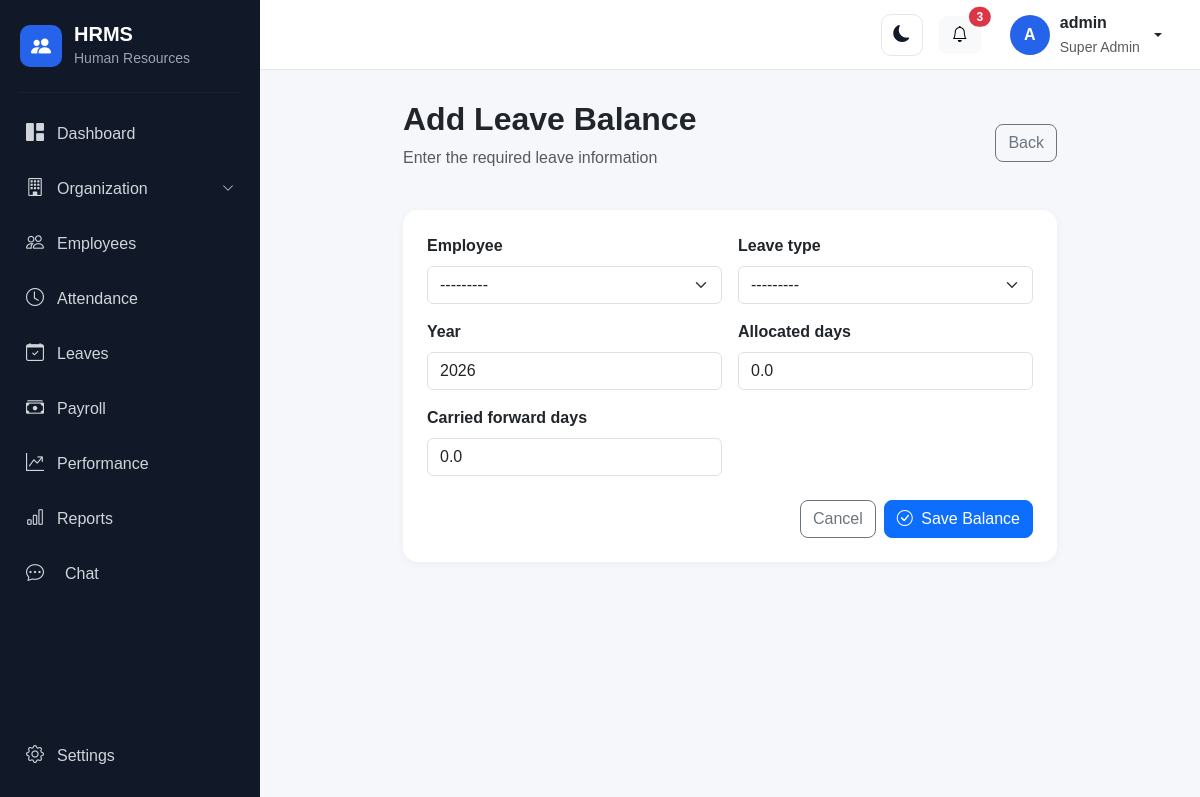
The app's page /leaves/balance/create/ (signed in) with its own data.
### account/models.py (models this page shows, shortened)
class User(AbstractUser):
    class Role(models.TextChoices):
        SUPER_ADMIN = "SUPER_ADMIN", "Super Admin"
        HR_ADMIN = "HR_ADMIN", "HR Admin"
        MANAGER = "MANAGER", "Manager"
        EMPLOYEE = "EMPLOYEE", "Employee"
        RECRUITER = "RECRUITER", "Recruiter"
        PAYROLL_ADMIN = "PAYROLL_ADMIN", "Payroll Admin"
    objects = HRMSUserManager()
    role = models.CharField(
        max_length=30,
        choices=Role.choices,
        default=Role.EMPLOYEE,
    )
    phone = models.CharField(
        max_length=15,
        blank=True,
        null=True,
    )
    profile_picture = models.ImageField(
        upload_to="profile_pictures/",
        blank=True,
        null=True,
    )
    must_change_password = models.BooleanField(
        default=False,
        help_text="If enabled, the user must change their password after logging in.",
    )

### employees/models.py (models this page shows)
class Employee(models.Model):
    class Role(models.TextChoices):
        EMPLOYEE = "EMPLOYEE", "Employee"
        MANAGER = "MANAGER", "Manager"
        HR_ADMIN = "HR_ADMIN", "HR Admin"
        SUPER_ADMIN = "SUPER_ADMIN", "Super Admin"
    class Gender(models.TextChoices):
        MALE = "MALE", "Male"
        FEMALE = "FEMALE", "Female"
        OTHER = "OTHER", "Other"
    class EmploymentType(models.TextChoices):
        FULL_TIME = "FULL_TIME", "Full Time"
        PART_TIME = "PART_TIME", "Part Time"
        CONTRACT = "CONTRACT", "Contract"
        INTERN = "INTERN", "Intern"
    class EmploymentStatus(models.TextChoices):
        ACTIVE = "ACTIVE", "Active"
        BENCH = "BENCH", "Bench"
        ON_LEAVE = "ON_LEAVE", "On Leave"
        RESIGNED = "RESIGNED", "Resigned"
        TERMINATED = "TERMINATED", "Terminated"
        RETIRED = "RETIRED", "Retired"
    user = models.OneToOneField(
        settings.AUTH_USER_MODEL,
        on_delete=models.SET_NULL,
        null=True,
        blank=True,
        related_name="employee_profile",
    )
    role = models.CharField(
        max_length=20,
        choices=Role.choices,
        default=Role.EMPLOYEE,
    )
    employee_id = models.CharField(
        max_length=20,
        unique=True,
    )
    first_name = models.CharField(
        max_length=100,
    )
    middle_name = models.CharField(
        max_length=100,
        blank=True,
    )
    last_name = models.CharField(
        max_length=100,
    )
    date_of_birth = models.DateField(
        null=True,
        blank=True,
    )
    gender = models.CharField(
        max_length=20,
        choices=Gender.choices,
        blank=True,
    )
    email = models.EmailField(
        blank=True,
    )
    phone = models.CharField(
        max_length=20,
        blank=True,
    )
    alternate_phone = models.CharField(
        max_length=20,
        blank=True,
    )
    address = models.TextField(
        blank=True,
    )
    city = models.CharField(
        max_length=100,
        blank=True,
    )
    state = models.CharField(
        max_length=100,
        blank=True,
    )
    country = models.CharField(
        max_length=100,
        default="India",
    )
    postal_code = models.CharField(
        max_length=20,
        blank=True,
    )
    company = models.ForeignKey(
        "organization.Company",
        on_delete=models.PROTECT,
        related_name="employees",
        null=True,
        blank=True
    )
    department = models.ForeignKey(
        "organization.Department",
        on_delete=models.PROTECT,
        related_name="employees",
        null=True,
        blank=True,
    )
    designation = models.ForeignKey(
        "organization.Designation",
        on_delete=models.PROTECT,
        related_name="employees",
        null=True,
        blank=True,
    )
    branch = models.ForeignKey(
        "organization.Branch",
        on_delete=models.PROTECT,
        related_name="employees",
        null=True,
        blank=True,
    )
    work_location = models.ForeignKey(
        "organization.WorkLocation",
        on_delete=models.PROTECT,
        related_name="employees",
        null=True,
        blank=True,
    )
    employment_type = models.CharField(
        max_length=20,
        choices=EmploymentType.choices,
        default=EmploymentType.FULL_TIME,
    )
    employment_status = models.CharField(
        max_length=20,
        choices=EmploymentStatus.choices,
        default=EmploymentStatus.ACTIVE,
    )
    joining_date = models.DateField()
    confirmation_date = models.DateField(
        null=True,
        blank=True,
    )
    resignation_date = models.DateField(
        null=True,
        blank=True,
    )
    termination_date = models.DateField(
        null=True,
        blank=True,
    )
    reporting_manager = models.ForeignKey(
        "self",
        on_delete=models.SET_NULL,
        null=True,
        blank=True,
        related_name="team_members",
    )
    profile_photo = models.ImageField(
        upload_to="employees/profile/",
        blank=True,
        null=True,
    )
    created_at = models.DateTimeField(
        auto_now_add=True,
    )
    updated_at = models.DateTimeField(
        auto_now=True,
    )
    class Meta:
        ordering = ["first_name", "last_name"]
    def __str__(self):
        return f"{self.employee_id} - {self.get_full_name()}"
    def get_full_name(self):
        return " ".join(
            filter(
                None,
                [
                    self.first_name,
                    self.middle_name,
                    self.last_name,
                ],
            )
        )

### leaves/views.py (the view)
@login_required
def leave_balance_create(request):
    if request.method == "POST":
        form = LeaveBalanceForm(
            request.POST
        )
        if form.is_valid():
            form.save()
            messages.success(
                request,
                "Leave balance created successfully.",
            )
            return redirect(
                "leave_balance"
            )
    else:
        form = LeaveBalanceForm(
            initial={
                "year": timezone.localdate().year,
            }
        )
    return render(
        request,
        "leave/leave_form.html",
        {
            "form": form,
            "title": "Add Leave Balance",
            "button_text": "Save Balance",
        },
    )

### templates/leave/leave_form.html (shortened to what this page needs)
{% extends "base.html" %}
{% block content %}
<div class="row justify-content-center">
    <div class="col-xl-9">
        <div class="d-flex justify-content-between align-items-center mb-4">
            <div>
                <h2 class="fw-bold">
                    {{ title }}
                </h2>
                <p class="text-muted">
                    Enter the required leave information
                </p>
            </div>
            <a
                href="{% url 'leave_dashboard' %}"
                class="btn btn-outline-secondary"
            >
                Back
            </a>
        </div>
        <div class="card dashboard-card">
            <div class="card-body p-4">
                <form
                    method="POST"
                    enctype="multipart/form-data"
                >
                    <div class="row g-3">
                        {% for field in form %}
                            <div class="
                                {% if field.name == 'reason' or field.name == 'attachment' %}
                                    col-12
                                {% else %}
                                    col-md-6
                                {% endif %}
                            ">
                                <label class="form-label fw-semibold">
                                    {{ field.label }}
                                </label>
                                {{ field }}
                            </div>
                        {% endfor %}
                    </div>
                    <div class="d-flex justify-content-end gap-2 mt-4">
                        <a
                            href="{% url 'leave_dashboard' %}"
                            class="btn btn-outline-secondary"
                        >
                            Cancel
                        </a>
                        <button
                            type="submit"
                            class="btn btn-primary"
                        >
                            <i class="bi bi-check-circle me-1"></i>
                            {{ button_text }}
                        </button>
                    </div>
                </form>
            </div>
        </div>
    </div>
</div>
{% endblock %}

### templates/base.html (shortened to what this page needs)
{% load static %}
<!DOCTYPE html>
<html lang="en">
<head>
    <link href="https://cdn.jsdelivr.net/npm/bootstrap@5.3.3/dist/css/bootstrap.min.css" rel="stylesheet">
    <link rel="stylesheet" href="https://cdn.jsdelivr.net/npm/bootstrap-icons@1.11.3/font/bootstrap-icons.min.css">
    <link rel="stylesheet" href="{% static 'css/style.css' %}">
</head>
<body>
    <div class="d-flex min-vh-100">
        <aside class="sidebar" id="sidebar">
            <div class="sidebar-brand">
                <div class="brand-icon">
                    <i class="bi bi-people-fill"></i>
                </div>
                <div>
                    <h5 class="mb-0">
                        HRMS
                    </h5>
                    <small>
                        Human Resources
                    </small>
                </div>
            </div>
            <hr>
            <nav class="sidebar-menu">
                <a href="{% url 'dashboard' %}" class="sidebar-link">
                    <i class="bi bi-grid-1x2-fill"></i>
                    <span>
                        Dashboard
                    </span>
                </a>
                {% if user.role == "SUPER_ADMIN" %}
                <a class="sidebar-link" data-bs-toggle="collapse" href="#organizationMenu" role="button"
                    aria-expanded="false" aria-controls="organizationMenu">
                    <i class="bi bi-building"></i>
                    <span class="flex-grow-1">
                        Organization
                    </span>
                    <i class="bi bi-chevron-down organization-arrow"></i>
                </a>
                {% endif %}
                <a href="{% url 'employee_list' %}" class="sidebar-link">
                    <i class="bi bi-people"></i>
                    <span>
                        Employees
                    </span>
                </a>
                <a href="{% url 'attendance_dashboard' %}" class="sidebar-link">
                    <i class="bi bi-clock"></i>
                    <span>
                        Attendance
                    </span>
                </a>
                <a href="{% url 'leave_dashboard' %}" class="sidebar-link">
                    <i class="bi bi-calendar-check"></i>
                    <span>
                        Leaves
                    </span>
                </a>
                <a href="{% url 'payroll:payroll_dashboard' %}" class="sidebar-link">
                    <i class="bi bi-cash-stack"></i>
                    <span>
                        Payroll
                    </span>
                </a>
                <a href="{% url 'performance:dashboard' %}" class="sidebar-link">
                    <i class="bi bi-graph-up-arrow"></i>
                    <span>
                        Performance
                    </span>
                </a>
                {% if user.role == "HR_ADMIN" or user.role == "SUPER_ADMIN" %}
                <a href="{% url 'reports:dashboard' %}" class="sidebar-link">
                    <i class="bi bi-bar-chart"></i>
                    <span>
                        Reports
                    </span>
                </a>
                {% endif %}
                <a href="{% url 'chat:home' %}"
                    class="sidebar-link {% if request.resolver_match.namespace == 'chat' %}active{% endif %}">
                    <i class="bi bi-chat-dots me-2"></i>
                    <span>Chat</span>
                </a>
            </nav>
            <div class="sidebar-bottom">
                <a href="{% url 'settings' %}" class="sidebar-link">
                    <i class="bi bi-gear"></i>
                    <span>
                        Settings
                    </span>
                </a>
            </div>
        </aside>
        <div class="main-wrapper">
            <nav class="top-navbar">
                <div class="ms-auto d-flex align-items-center gap-3">
                    <button type="button" class="btn theme-toggle" id="themeToggle" aria-label="Switch to dark mode"
                        title="Switch to dark mode">
                        <i class="bi bi-moon-fill" id="themeToggleIcon"></i>
                    </button>
                    <button type="button" class="btn btn-light position-relative">
                        <i class="bi bi-bell"></i>
                        <span class="position-absolute top-0 start-100 translate-middle badge rounded-pill bg-danger">
                            3
                        </span>
                    </button>
                    <div class="dropdown">
                        <button type="button" class="btn user-menu dropdown-toggle" data-bs-toggle="dropdown">
                            <div class="user-avatar">
                                {{ user.first_name|first|default:user.username|first|upper }}
                            </div>
                            <div class="d-none d-md-block text-start">
                                <div class="fw-semibold">
                                    {{ user.get_full_name|default:user.username }}
                                </div>
                                <small class="text-muted">
                                    {{ user.get_role_display }}
                                </small>
                            </div>
                        </button>
                    </div>
                </div>
            </nav>
            <main class="content-area">
                {% block content %}
                {% endblock %}
            </main>
        </div>
    </div>
</body>
</html>

### records on screen
User: first_name|first "A", get_full_name "admin", role "Super Admin"
Employee: form "---------"

### other values on screen
{{ title }} "Add Leave Balance"
{{ field.label }} "Employee" "Leave type" "Year" "Allocated days" "Carried forward days"
{{ button_text }} "Save Balance"
